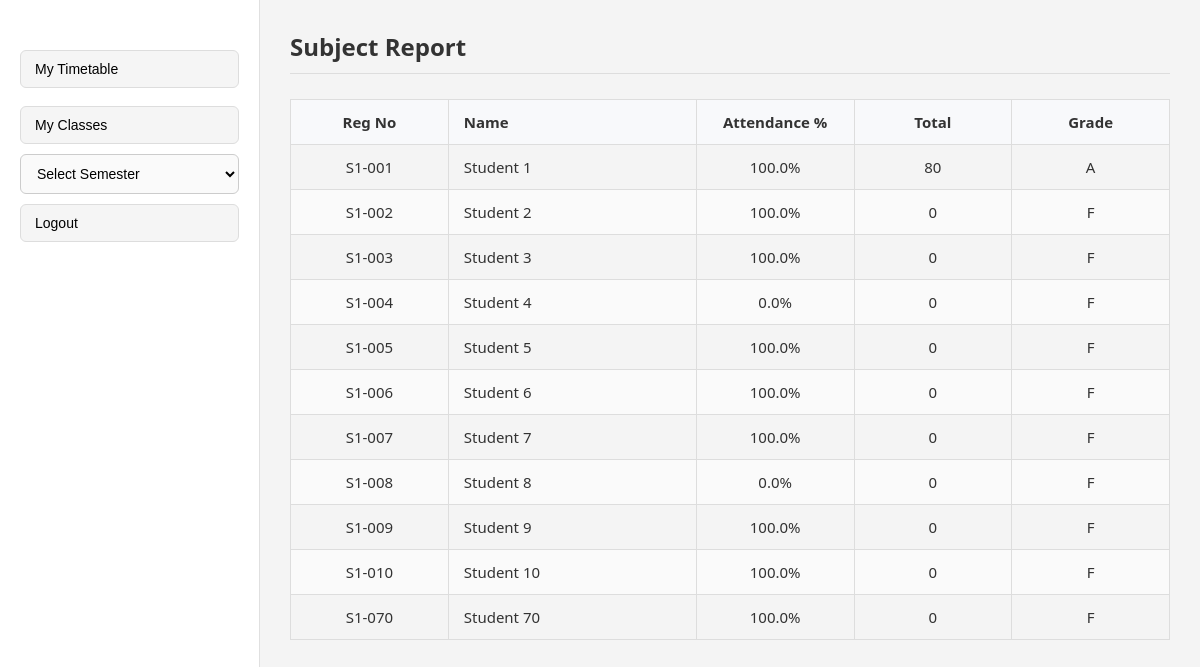
The page /report/1/1/ (signed in) on the database its author committed.
### core/models.py (models this page shows, shortened)
class Student(models.Model):
    reg_number = models.CharField(
        max_length=20,
        primary_key=True
    )
    name = models.CharField(max_length=100)
    semester = models.ForeignKey(
        Semester,
        on_delete=models.CASCADE
    )

### core/views.py (the view)
@login_required
def faculty_report(request, subject_id, semester_id):
    subject = get_object_or_404(Subject, id=subject_id)
    semester = get_object_or_404(Semester, id=semester_id)
    students = Student.objects.filter(semester=semester)
    report_data = []
    for student in students:
        sessions = AttendanceSession.objects.filter(
            subject=subject,
            semester=semester
        )
        total_classes = sessions.count()
        present_count = AttendanceRecord.objects.filter(
            session__in=sessions,
            student=student,
            is_present=True
        ).count()
        attendance_percentage = 0
        if total_classes > 0:
            attendance_percentage = (present_count / total_classes) * 100
        marks = Marks.objects.filter(
            student=student,
            subject=subject,
            semester=semester
        ).first()
        total = marks.total_marks if marks else 0
        if total >= 90:
            grade = "A+"
        elif total >= 80:
            grade = "A"
        elif total >= 70:
            grade = "B"
        elif total >= 60:
            grade = "C"
        else:
            grade = "F"
        report_data.append({
            "student": student,
            "attendance": round(attendance_percentage, 2),
            "total": total,
            "grade": grade
        })
    return render(request, "faculty/report.html", {
        "subject": subject,
        "semester": semester,
        "report_data": report_data
    })

### templates/faculty/report.html
{% extends "faculty/dashboard.html" %}
{% block content %}
<h2>Subject Report</h2>
<table class="marks-table">
    <thead>
        <tr>
            <th>Reg No</th>
            <th>Name</th>
            <th>Attendance %</th>
            <th>Total</th>
            <th>Grade</th>
        </tr>
    </thead>
    <tbody>
        {% for item in report_data %}
        <tr>
            <td>{{ item.student.reg_number }}</td>
            <td>{{ item.student.name }}</td>
            <td>{{ item.attendance }}%</td>
            <td>{{ item.total }}</td>
            <td>{{ item.grade }}</td>
        </tr>
        {% endfor %}
    </tbody>
</table>
{% endblock %}

### static/css/style.css (style rules this page uses)
body { font-family: 'Segoe UI', sans-serif; background: #f5f5f5; color: #333; }
h2 { border-bottom: 1px solid #ddd; padding-bottom: 10px; }
.marks-table { width: 100%; border-collapse: collapse; margin-top: 25px; table-layout: fixed; font-size: 15px; }
.marks-table th, .marks-table td { border: 1px solid #ddd; padding: 12px 10px; text-align: center; vertical-align: middle; }
.marks-table th { background-color: #f8f9fb; font-weight: 600; }
.marks-table th:nth-child(1), .marks-table td:nth-child(1) { width: 110px; }
.marks-table th:nth-child(2), .marks-table td:nth-child(2) { width: 180px; text-align: left; padding-left: 15px; }
.marks-table th:nth-child(3), .marks-table th:nth-child(4), .marks-table th:nth-child(5), .marks-table td:nth-child(3), .marks-table td:nth-child(4), .marks-table td:nth-child(5) { width: 110px; }
.marks-table tr:nth-child(even) { background-color: #fafafa; }

### static/css/faculty.css (style rules this page uses)
body { margin: 0; font-family: 'Segoe UI', sans-serif; background: #f4f4f4; }
.main h2 { margin-top: 0; color: #333; }

### rows shown on the page
Student: student.reg_number "S1-001", student.name "Student 1", attendance "100.0", total "80", grade "A"
Student: student.reg_number "S1-002", student.name "Student 2", attendance "100.0", total "0", grade "F"
Student: student.reg_number "S1-003", student.name "Student 3", attendance "100.0", total "0", grade "F"
Student: student.reg_number "S1-004", student.name "Student 4", attendance "0.0", total "0", grade "F"
Student: student.reg_number "S1-005", student.name "Student 5", attendance "100.0", total "0", grade "F"
Student: student.reg_number "S1-006", student.name "Student 6", attendance "100.0", total "0", grade "F"
Student: student.reg_number "S1-007", student.name "Student 7", attendance "100.0", total "0", grade "F"
Student: student.reg_number "S1-008", student.name "Student 8", attendance "0.0", total "0", grade "F"
Student: student.reg_number "S1-009", student.name "Student 9", attendance "100.0", total "0", grade "F"
Student: student.reg_number "S1-010", student.name "Student 10", attendance "100.0", total "0", grade "F"
Student: student.reg_number "S1-070", student.name "Student 70", attendance "100.0", total "0", grade "F"
